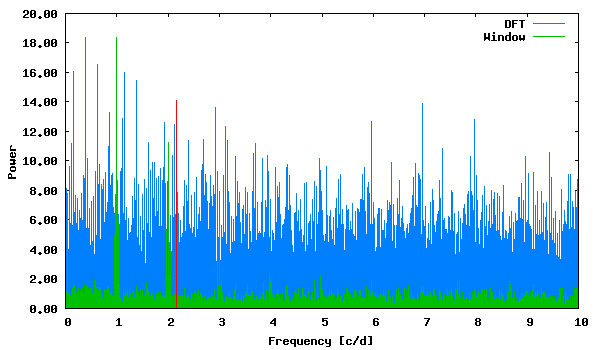

Write the gnuplot code that produced this figure.
set term png size 600,350 medium
set colors classic
set output "phase_lc_16.deeming.png"
set xlabel "Frequency [c/d]"
set ylabel "Power"
set format y "%5.2f"
plot "deeming.periodogram" using 1:2 with lines linecolor 3 title "DFT", "deeming.periodogram" using 1:3 with lines linecolor 2 title "Window", "<echo '2.159203 14.07088429'" with impulses linecolor 1 title ""
 
